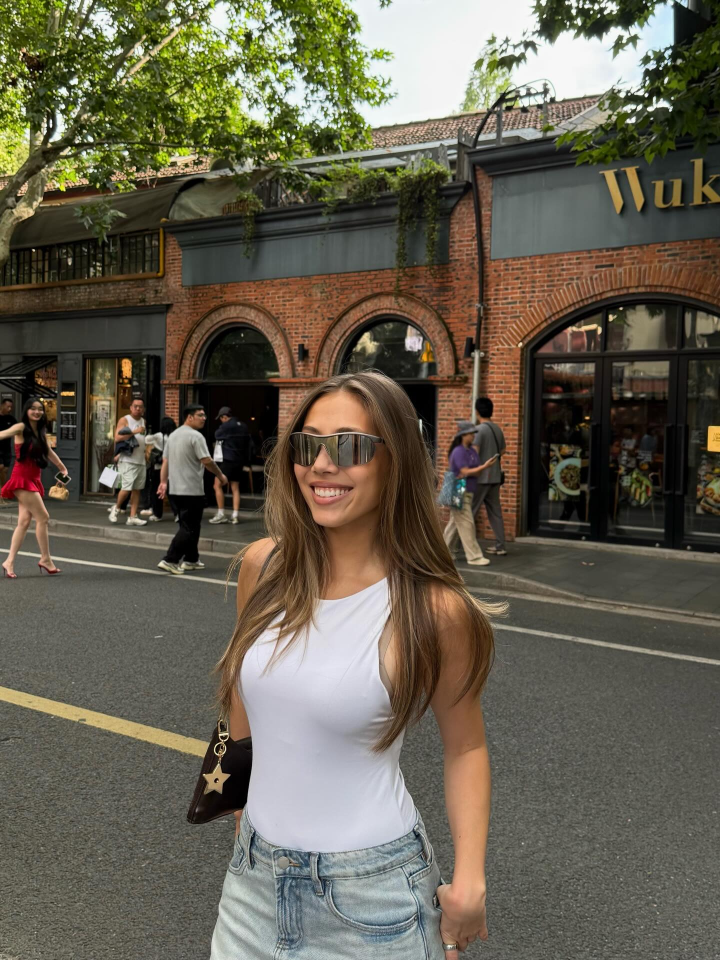
#> input picture Coco Real photo.jpg, 1440 x 1920 px, given in place of kai_photo_cut.webp, which was not available (shown at 1/2 size)
$ python compare_to_photo.py '../Coco Real photo.jpg'
#> lines starting #> are read from the running program, lines starting #| are printed output that depends on the picture; pictures that were not available may be replaced by others from this repository, and a replacement may not be noted
### tools/measure_figure_proportions.py
#!/usr/bin/env python3
"""Measure a full-body figure's proportions, as percentages of its own height.

    python3 tools/measure_figure_proportions.py <image> [<image> ...]
    python3 tools/measure_figure_proportions.py --against public/lab/kai_photo_cut.webp <new art>

Why percentages: the real photo and the drawn character are different pixel sizes, so the only way to ask
"is the art the same body" is to normalise both to their own height (crown 0%, sole 100%) and compare the
landmarks. `--against` prints the deltas, which is what an art brief needs — "shoulders +20%" is actionable
where "the shoulders look narrow" is not.

The figure is taken from the alpha channel, so the image must be cut out. Landmarks:

* HEAD is crown to chin, the chin being the narrowest row in the top quarter — the neck. That works on a
  standing front view and would not on a turned head or a scarf.
* SHOULDER WIDTH is read a little BELOW the neck, not at the widest row of the upper body: with arms at the
  sides the widest row is the elbows or the hips, which is why an earlier version of this reported the
  shoulder line at 40% down the body.
* CROTCH is the first row below 40% that splits into two runs with a gap STRADDLING THE CENTRE LINE. On
  loose trousers the legs may never separate at all, in which case it is reported as "-" rather than guessed
  — Kai's photo is exactly that case, so do not brief against it.
* HEM is where the torso garment ends, found as the row where the middle of the figure jumps in brightness.
  It is the usable torso/legs landmark when the crotch is hidden, and it is what to brief against.
* SHOE TOP is where the width flares past the ankle's.
"""
from __future__ import annotations

import sys
from pathlib import Path

import numpy as np
from PIL import Image

GAP_FRACTION = 0.03   # a leg gap must be this much of the figure's width to count
FLARE = 1.12          # a shoe is this much wider than the ankle above it


def measure(path: Path) -> dict[str, float]:
    a = np.asarray(Image.open(path).convert("RGBA"))
    mask = a[:, :, 3] > 40
    if not mask.any():
        raise SystemExit(f"{path}: nothing opaque in it — is the background cut out?")
    ys, xs = np.nonzero(mask)
    m = mask[ys.min():ys.max() + 1, xs.min():xs.max() + 1]
    h, w = m.shape
    widths = m.sum(axis=1)
    pct = lambda y: y / h * 100

    neck = int(np.argmin(widths[int(h * .08):int(h * .25)])) + int(h * .08)
    head_h, head_w = pct(neck), widths[:neck].max() / h * 100
    shoulder_w = widths[min(h - 1, neck + int(h * .03))] / h * 100

    # THE CROTCH GAP MUST STRADDLE THE CENTRE LINE. With the arms hanging free there is a gap between each
    # arm and the torso from about 40% down, and those sit at roughly 10-25% and 75-85% of the width — an
    # earlier version took the first gap it found and so reported the ARMPIT as the crotch, five points too
    # high, on every figure it measured.
    crotch = None
    for y in range(int(h * .40), int(h * .80)):
        edges = np.diff(np.r_[0, m[y].astype(int), 0])
        starts, ends = np.flatnonzero(edges == 1), np.flatnonzero(edges == -1)
        for i in range(len(starts) - 1):
            lo, hi = ends[i], starts[i + 1]
            if hi - lo > w * GAP_FRACTION and lo < w * .58 and hi > w * .42:
                crotch = pct(y)
                break
        if crotch is not None:
            break

    ankle = np.median(widths[int(h * .78):int(h * .86)])
    shoe = next((pct(y) for y in range(int(h * .82), h) if widths[y] > ankle * FLARE), None)

    # The two shoes separately. They are at DIFFERENT heights in both the photo and the art — the near foot
    # is forward and lower — and it is the FAR (viewer's-left) shoe that decides whether a caption plate
    # tucks behind the sole the way it does on the photo, so aligning on the pair's average is not enough.
    near_cols = m[int(h * .88):].sum(axis=0)
    split = int(w * .3) + int(np.argmin(near_cols[int(w * .3):int(w * .7)]))
    left_w = m[:, :split].sum(axis=1)
    left_ankle = np.median(left_w[int(h * .78):int(h * .86)])
    left_top = next((pct(y) for y in range(int(h * .80), h) if left_w[y] > left_ankle * FLARE), None)
    left_sole = pct(np.nonzero(m[:, :split].any(axis=1))[0].max())
    right_sole = pct(np.nonzero(m[:, split:].any(axis=1))[0].max())

    # Hem: the torso garment is darker than the trousers here, so walk the middle band down and take the
    # first sustained lift in brightness. Sustained, because a single bright row is a highlight or a belt.
    rgb = a[ys.min():ys.max() + 1, xs.min():xs.max() + 1, :3].astype(float)
    band = slice(int(w * .38), int(w * .62))
    tone = np.array([rgb[y, band][m[y, band]].mean() if m[y, band].any() else np.nan for y in range(h)])
    shirt = np.nanpercentile(tone[int(h * .28):int(h * .45)], 50)
    trous = np.nanpercentile(tone[int(h * .60):int(h * .85)], 50)
    hem = None
    if np.isfinite(shirt) and np.isfinite(trous) and trous > shirt:
        thr, run = (shirt + trous) / 2, int(h * .04)
        hem = next((pct(y) for y in range(int(h * .30), int(h * .75))
                    if np.all(tone[y:y + run] > thr)), None)

    return {"head height": head_h, "head width": head_w, "shoulder width": shoulder_w,
            "head:shoulders": shoulder_w / head_w, "heads tall": 100 / head_h,
            "hem": hem if hem is not None else float("nan"),
            "crotch": crotch if crotch is not None else float("nan"),
            "shoe top": shoe if shoe is not None else float("nan"),
            "L shoe top": left_top if left_top is not None else float("nan"),
            "L sole": left_sole, "R sole": right_sole,
            "chest width": widths[int(h * .28)] / h * 100,
            "hip width": widths[int(h * .46)] / h * 100}


# [36 lines left out: functions show, main, not called in this run]


# [2 lines that do not run on import are left out]

### tools/compare_to_photo.py
#!/usr/bin/env python3
"""Stand a drawn figure next to the real photo at the same height, under the measured guide lines.

    python3 tools/compare_to_photo.py <art> [<art> ...]          # against Kai's photo
    python3 tools/compare_to_photo.py --photo <ref> <art> ...

Writes `figure-compare.png` next to the first art file and prints the verdict per landmark.

Why this exists rather than asking the generator for the comparison: an image model told to "place your
character beside the attached photograph" REDRAWS the photograph, so its own check image shows the character
next to a drawing of the man, not the man. The lines then line up with each other and prove nothing. This
composites the real file.

The lines are the photo's own landmarks — chin, shirt hem, top of the visible shoe. A pass is all three
crossing the same feature on both figures.
"""
from __future__ import annotations

import sys
from pathlib import Path

import numpy as np
from PIL import Image, ImageDraw

sys.path.insert(0, str(Path(__file__).resolve().parent))
from measure_figure_proportions import measure  # noqa: E402

SITE = Path(__file__).resolve().parent.parent
DEFAULT_PHOTO = SITE / "public" / "lab" / "kai_photo_cut.webp"
H = 900
PAPER = (232, 222, 202)
LINES = [("head height", (90, 170, 255), "chin"),
         ("hem", (255, 205, 80), "shirt hem"),
         ("shoe top", (255, 110, 110), "top of shoe")]


def trim(p: Path) -> Image.Image:
    im = Image.open(p).convert("RGBA")
    a = np.asarray(im)
    ys, xs = np.nonzero(a[:, :, 3] > 40)
    return im.crop((int(xs.min()), int(ys.min()), int(xs.max()) + 1, int(ys.max()) + 1))


def panel(p: Path) -> Image.Image:
    im = trim(p)
    im = im.resize((max(1, round(im.width * H / im.height)), H), Image.LANCZOS)
    bg = Image.new("RGBA", im.size, PAPER + (255,))
    bg.alpha_composite(im)
    return bg.convert("RGB")


def main(argv: list[str]) -> int:
    photo = DEFAULT_PHOTO
    if argv and argv[0] == "--photo":
        photo, argv = Path(argv[1]), argv[2:]
    if not argv:
        print(__doc__)
        return 2

    ref = measure(photo)
#> in measure, `mask = a[:, :, 3] > 40`: mask: shape (1920, 1440) bool; every value is 1
#> in measure, `widths = m.sum(axis=1)`: widths = 1920 values from 1440 to 1440
#> in measure, `neck = int(np.argmin(widths[int(h * .08):int(h * .25)])) + int(h * .08)`: neck = 153
#> in measure, `head_h, head_w = pct(neck), widths[:neck].max() / h * 100`: head_h = 7.97; head_w = 75
#> in measure, `ankle = np.median(widths[int(h * .78):int(h * .86)])`: ankle = 1440
#> in measure, `near_cols = m[int(h * .88):].sum(axis=0)`: near_cols = 1440 values from 231 to 231
#> in measure, `split = int(w * .3) + int(np.argmin(near_cols[int(w * .3):int(w * .7)]))`: split = 432
#> in measure, `left_w = m[:, :split].sum(axis=1)`: left_w = 1920 values from 432 to 432
#> in measure, `left_ankle = np.median(left_w[int(h * .78):int(h * .86)])`: left_ankle = 432
#> in measure, `left_sole = pct(np.nonzero(m[:, :split].any(axis=1))[0].max())`: left_sole = 99.95
#> in measure, `tone = np.array([rgb[y, band][m[y, band]].mean() if m[y, band].any() e..`: tone = 1920 values, max 206.5 at index 222, min 29.39 at index 416, mean 118.2
#> in measure, `shirt = np.nanpercentile(tone[int(h * .28):int(h * .45)], 50)`: shirt = 78
#> in measure, `trous = np.nanpercentile(tone[int(h * .60):int(h * .85)], 50)`: trous = 155.3
#> in measure, `thr, run = (shirt + trous) / 2, int(h * .04)`: thr = 116.7; run = 76
#> in measure, `hem = next((pct(y) for y in range(int(h * .30), int(h * .75)) if np.al..`: hem = 61.56
#> ref = 13 items
    panels = [("PHOTO", panel(photo))] + [(Path(f).stem[:26], panel(Path(f))) for f in argv]
#> in panel, `im = im.resize((max(1, round(im.width * H / im.height)), H), Image.LAN..`:
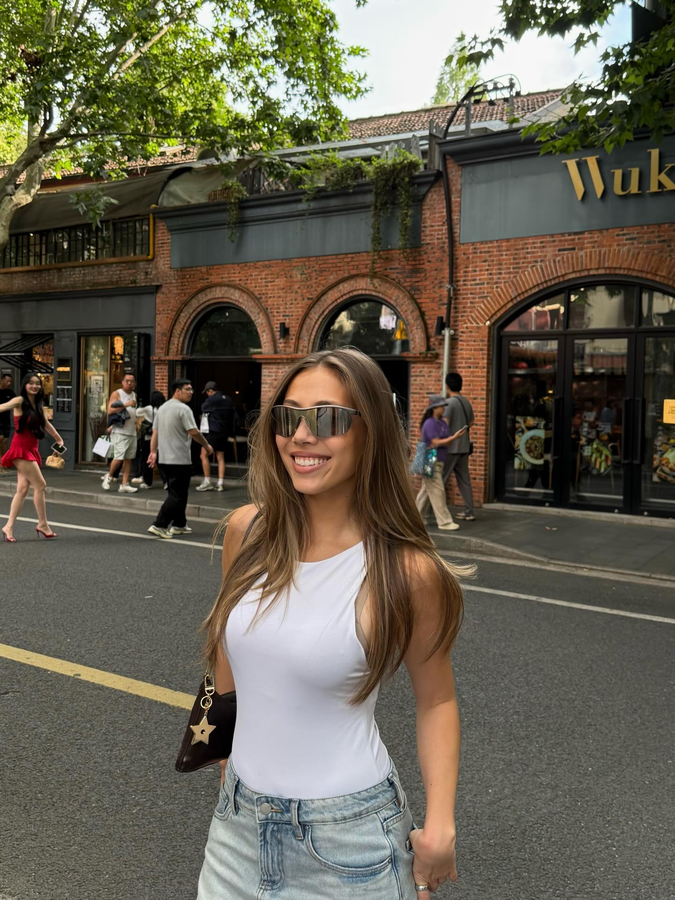
#> im: PIL image 675x900 RGBA; mean R, G, B, A 101.2, 95.3, 79.6, 255
#> in panel, `bg = Image.new("RGBA", im.size, PAPER + (255,))`:
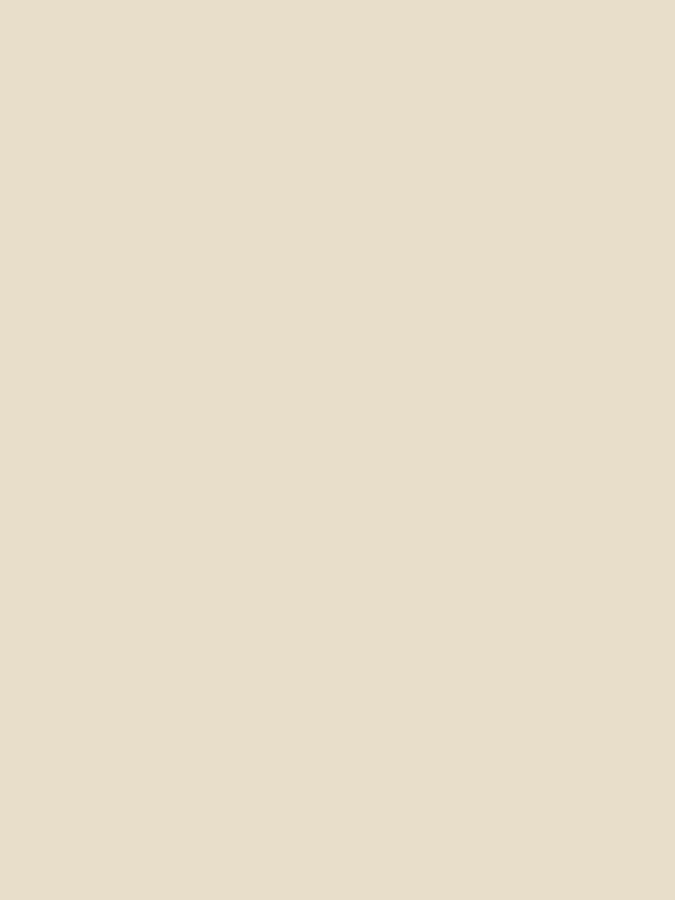
#> bg: PIL image 675x900 RGBA; mean R, G, B, A 232, 222, 202, 255
#> panels = 2 items
    gutter, left = 26, 150
    W = left + sum(p.width + gutter for _, p in panels)
#> W = 1552
    out = Image.new("RGB", (W, H + 46), (26, 26, 26))
#> out: PIL image 1552x946 RGB; every value is 26
    d = ImageDraw.Draw(out)

    x = left
    for label, p in panels:
        d.text((x, 10), label, fill=(255, 220, 100))
        out.paste(p, (x, 34))
        x += p.width + gutter
#> this loop made 2 passes
#> (label, x) on passes 1 to 2: ('PHOTO', 851), ('Coco Real photo', 1552)
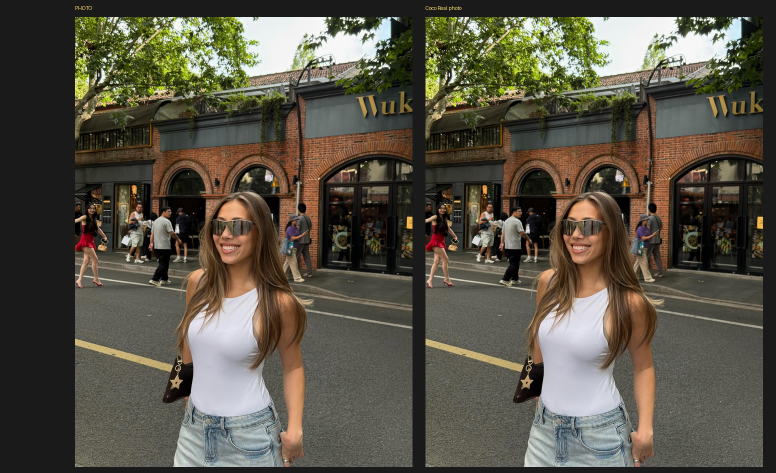
#> out: PIL image 1552x946 RGB (shown at 1/2 size); mean R, G, B 88.2, 83.4, 70.3
#> after the loop, x = 1552
    for key, col, label in LINES:
        if not np.isfinite(ref[key]):
            continue
        y = 34 + int(H * ref[key] / 100)
        d.line([(0, y), (W, y)], fill=col, width=1)
        d.text((4, y - 13), f"{label} {ref[key]:.1f}%", fill=col)
#> this loop made 3 passes
#> y on passes 1 to 2: 105, 588

    dest = Path(argv[0]).with_name("figure-compare.png")
    out.save(dest)
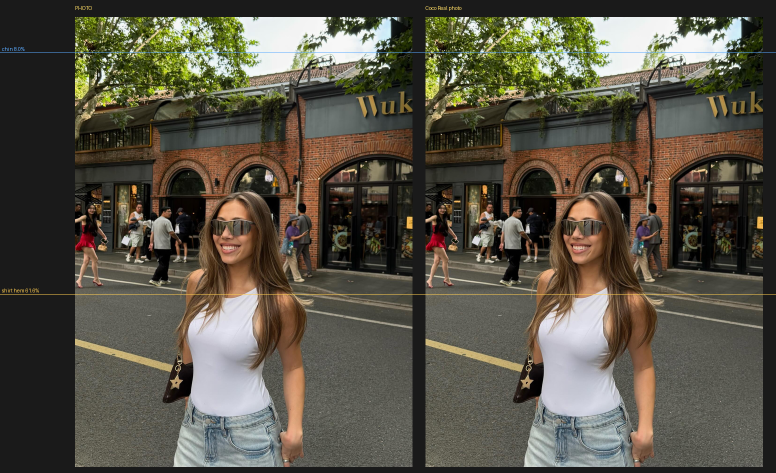
#> saved as figure-compare.png: PIL image 1552x946 RGB (shown at 1/2 size); mean R, G, B 88.4, 83.6, 70.5
    print(f"wrote {dest}\n")

    for f in argv:
        art = measure(Path(f))
#> art = 13 items
        print(f"--- {Path(f).name}")
        for key, _, label in LINES:
            if not (np.isfinite(art[key]) and np.isfinite(ref[key])):
                print(f"    {label:14s} not measurable")
                continue
            diff = art[key] - ref[key]
            verdict = "PASS" if abs(diff) <= 1.0 else ("close" if abs(diff) <= 2.0 else "FAIL")
            print(f"    {label:14s} {art[key]:5.1f}%  vs photo {ref[key]:5.1f}%   {diff:+5.1f}  {verdict}")
#> this loop made 3 passes
#> (diff, verdict) on passes 1 to 2: (0, 'PASS'), (0, 'PASS')
#|     chin             8.0%  vs photo   8.0%    +0.0  PASS
#|     shirt hem       61.6%  vs photo  61.6%    +0.0  PASS
        print()
    return 0


if __name__ == "__main__":
    raise SystemExit(main(sys.argv[1:]))
#> (the program exits here)
